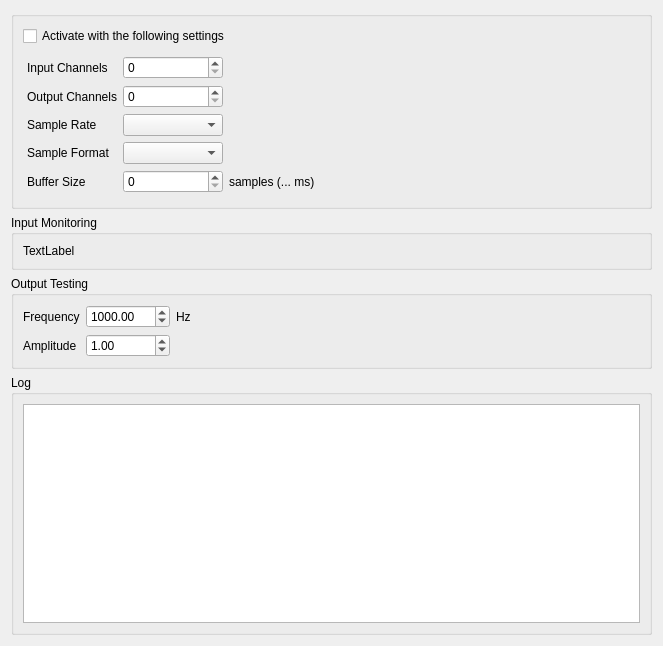
<?xml version="1.0" encoding="UTF-8"?>
<ui version="4.0">
 <class>DeviceDialog</class>
 <widget class="QDialog" name="DeviceDialog">
  <property name="geometry">
   <rect>
    <x>0</x>
    <y>0</y>
    <width>663</width>
    <height>646</height>
   </rect>
  </property>
  <property name="windowTitle">
   <string>Dialog</string>
  </property>
  <layout class="QGridLayout" name="gridLayout">
   <item row="6" column="0" colspan="2">
    <widget class="QGroupBox" name="inputMonitoringGroupBox">
     <property name="title">
      <string>Input Monitoring</string>
     </property>
     <layout class="QGridLayout" name="gridLayout_6">
      <item row="0" column="0">
       <widget class="QLabel" name="inputAmplitudeLabel">
        <property name="text">
         <string>TextLabel</string>
        </property>
       </widget>
      </item>
     </layout>
    </widget>
   </item>
   <item row="8" column="0" colspan="2">
    <widget class="QGroupBox" name="logGroupBox">
     <property name="sizePolicy">
      <sizepolicy hsizetype="Preferred" vsizetype="Expanding">
       <horstretch>0</horstretch>
       <verstretch>0</verstretch>
      </sizepolicy>
     </property>
     <property name="title">
      <string>Log</string>
     </property>
     <layout class="QGridLayout" name="gridLayout_8">
      <item row="0" column="0">
       <widget class="QPlainTextEdit" name="logTextEdit"/>
      </item>
     </layout>
    </widget>
   </item>
   <item row="5" column="0" colspan="2">
    <widget class="QGroupBox" name="settingsGroupBox">
     <property name="title">
      <string/>
     </property>
     <layout class="QGridLayout" name="gridLayout_2">
      <item row="0" column="0" colspan="3">
       <widget class="QCheckBox" name="activateDeviceCheckBox">
        <property name="text">
         <string>Activate with the following settings</string>
        </property>
       </widget>
      </item>
      <item row="1" column="0" colspan="3">
       <widget class="QWidget" name="settingsWidget" native="true">
        <property name="minimumSize">
         <size>
          <width>0</width>
          <height>100</height>
         </size>
        </property>
        <layout class="QGridLayout" name="gridLayout_5">
         <property name="leftMargin">
          <number>4</number>
         </property>
         <property name="topMargin">
          <number>4</number>
         </property>
         <property name="rightMargin">
          <number>4</number>
         </property>
         <property name="bottomMargin">
          <number>4</number>
         </property>
         <item row="2" column="1">
          <widget class="QComboBox" name="sampleRateComboBox"/>
         </item>
         <item row="0" column="1">
          <widget class="QSpinBox" name="inputChannelsSpinBox"/>
         </item>
         <item row="1" column="1">
          <widget class="QSpinBox" name="outputChannelsSpinBox"/>
         </item>
         <item row="4" column="1">
          <widget class="QSpinBox" name="bufferSizeSpinBox">
           <property name="minimumSize">
            <size>
             <width>100</width>
             <height>0</height>
            </size>
           </property>
           <property name="maximum">
            <number>100000</number>
           </property>
          </widget>
         </item>
         <item row="0" column="0">
          <widget class="QLabel" name="label">
           <property name="text">
            <string>Input Channels</string>
           </property>
          </widget>
         </item>
         <item row="1" column="0">
          <widget class="QLabel" name="label_2">
           <property name="text">
            <string>Output Channels</string>
           </property>
          </widget>
         </item>
         <item row="2" column="0">
          <widget class="QLabel" name="label_3">
           <property name="text">
            <string>Sample Rate</string>
           </property>
          </widget>
         </item>
         <item row="3" column="0">
          <widget class="QLabel" name="label_4">
           <property name="text">
            <string>Sample Format</string>
           </property>
          </widget>
         </item>
         <item row="4" column="0">
          <widget class="QLabel" name="label_5">
           <property name="text">
            <string>Buffer Size</string>
           </property>
          </widget>
         </item>
         <item row="3" column="1">
          <widget class="QComboBox" name="sampleFormatBox"/>
         </item>
         <item row="4" column="2">
          <widget class="QLabel" name="bufferSizeDetailLabel">
           <property name="sizePolicy">
            <sizepolicy hsizetype="Expanding" vsizetype="Preferred">
             <horstretch>0</horstretch>
             <verstretch>0</verstretch>
            </sizepolicy>
           </property>
           <property name="text">
            <string>samples (... ms)</string>
           </property>
          </widget>
         </item>
        </layout>
       </widget>
      </item>
     </layout>
    </widget>
   </item>
   <item row="7" column="0" colspan="2">
    <widget class="QGroupBox" name="outputTestingGroupBox">
     <property name="title">
      <string>Output Testing</string>
     </property>
     <layout class="QGridLayout" name="gridLayout_7">
      <item row="0" column="1">
       <widget class="QDoubleSpinBox" name="outFrequencySpinBox">
        <property name="minimum">
         <double>1.000000000000000</double>
        </property>
        <property name="maximum">
         <double>100000.000000000000000</double>
        </property>
        <property name="singleStep">
         <double>10.000000000000000</double>
        </property>
        <property name="value">
         <double>1000.000000000000000</double>
        </property>
       </widget>
      </item>
      <item row="0" column="0">
       <widget class="QLabel" name="label_9">
        <property name="text">
         <string>Frequency</string>
        </property>
       </widget>
      </item>
      <item row="0" column="3">
       <widget class="QLabel" name="label_11">
        <property name="sizePolicy">
         <sizepolicy hsizetype="Expanding" vsizetype="Preferred">
          <horstretch>0</horstretch>
          <verstretch>0</verstretch>
         </sizepolicy>
        </property>
        <property name="text">
         <string>Hz</string>
        </property>
       </widget>
      </item>
      <item row="1" column="0">
       <widget class="QLabel" name="label_10">
        <property name="text">
         <string>Amplitude</string>
        </property>
       </widget>
      </item>
      <item row="1" column="1">
       <widget class="QDoubleSpinBox" name="outAmplitudeSpinBox">
        <property name="minimum">
         <double>0.000000000000000</double>
        </property>
        <property name="maximum">
         <double>100.000000000000000</double>
        </property>
        <property name="singleStep">
         <double>0.100000000000000</double>
        </property>
        <property name="value">
         <double>1.000000000000000</double>
        </property>
       </widget>
      </item>
     </layout>
    </widget>
   </item>
  </layout>
 </widget>
 <resources/>
 <connections/>
</ui>
